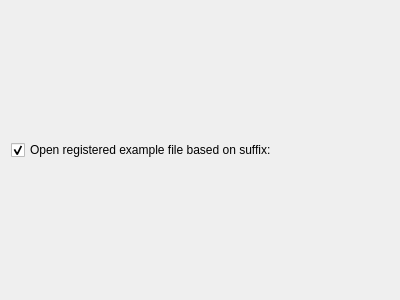
<?xml version="1.0" encoding="UTF-8"?>
<ui version="4.0">
 <class>OpenFileCheckBoxesForm</class>
 <widget class="QWidget" name="OpenFileCheckBoxesForm">
  <property name="geometry">
   <rect>
    <x>0</x>
    <y>0</y>
    <width>400</width>
    <height>300</height>
   </rect>
  </property>
  <property name="windowTitle">
   <string>Form</string>
  </property>
  <layout class="QVBoxLayout" name="verticalLayout">
   <item>
    <widget class="QCheckBox" name="OpenRegisteredFileCheckBox">
     <property name="text">
      <string>Open registered example file based on suffix: </string>
     </property>
     <property name="checked">
      <bool>true</bool>
     </property>
    </widget>
   </item>
  </layout>
 </widget>
 <resources/>
 <connections/>
</ui>
